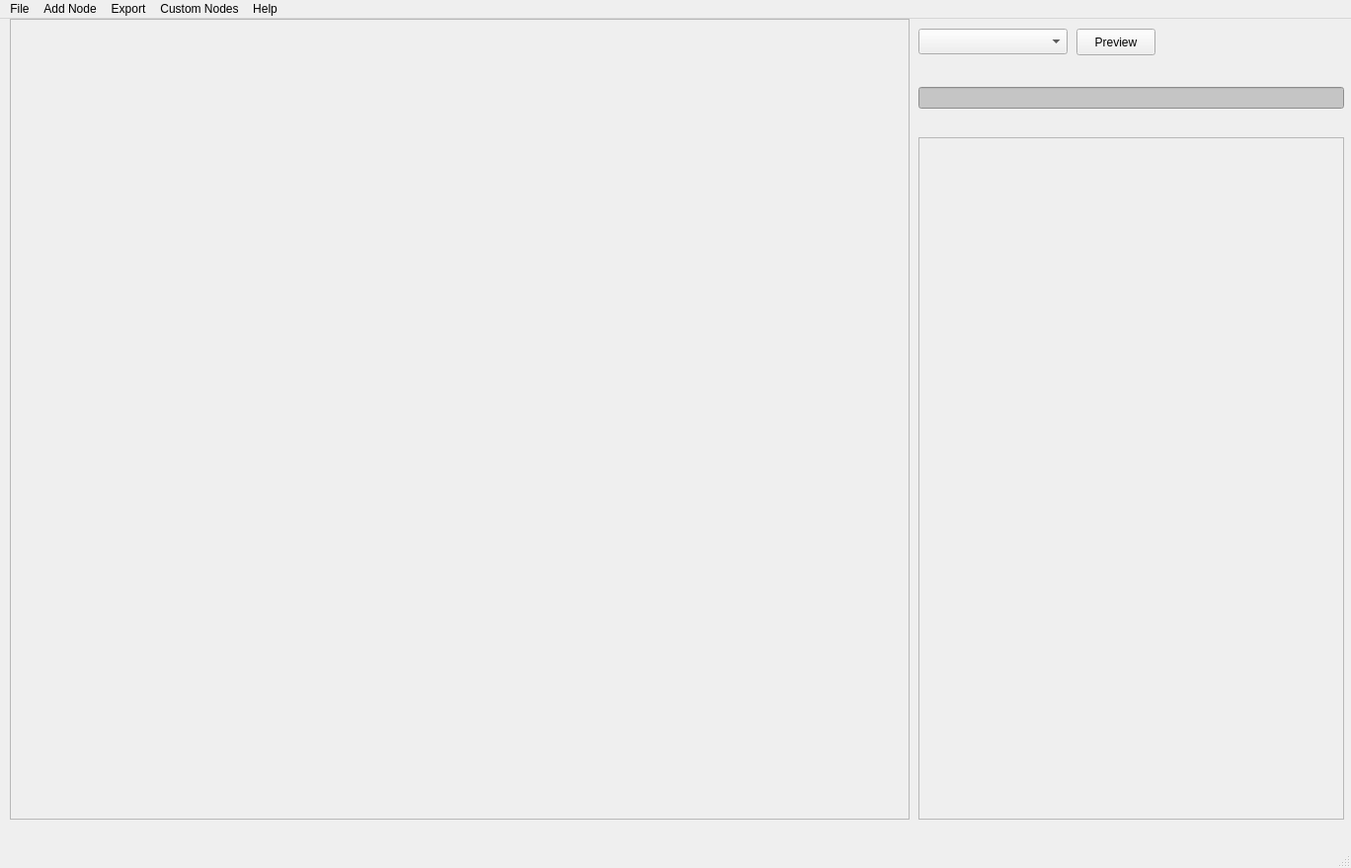
<?xml version="1.0" encoding="UTF-8"?>
<ui version="4.0">
 <class>main_window</class>
 <widget class="QMainWindow" name="main_window">
  <property name="geometry">
   <rect>
    <x>0</x>
    <y>0</y>
    <width>1368</width>
    <height>879</height>
   </rect>
  </property>
  <property name="windowTitle">
   <string>OpenShadingEditor</string>
  </property>
  <property name="styleSheet">
   <string notr="true"/>
  </property>
  <property name="animated">
   <bool>false</bool>
  </property>
  <property name="documentMode">
   <bool>false</bool>
  </property>
  <widget class="QWidget" name="centralwidget">
   <widget class="QScrollArea" name="attrPanel_scrollArea">
    <property name="geometry">
     <rect>
      <x>930</x>
      <y>120</y>
      <width>431</width>
      <height>691</height>
     </rect>
    </property>
    <property name="styleSheet">
     <string notr="true">font: 9pt &quot;Sans Serif&quot;;</string>
    </property>
    <property name="widgetResizable">
     <bool>true</bool>
    </property>
    <widget class="QWidget" name="scrollAreaWidgetContents">
     <property name="geometry">
      <rect>
       <x>0</x>
       <y>0</y>
       <width>429</width>
       <height>689</height>
      </rect>
     </property>
    </widget>
   </widget>
   <widget class="QScrollArea" name="nodeGraph_scrollArea">
    <property name="geometry">
     <rect>
      <x>10</x>
      <y>0</y>
      <width>911</width>
      <height>811</height>
     </rect>
    </property>
    <property name="widgetResizable">
     <bool>true</bool>
    </property>
    <widget class="QWidget" name="scrollAreaWidgetContents_2">
     <property name="geometry">
      <rect>
       <x>0</x>
       <y>0</y>
       <width>909</width>
       <height>809</height>
      </rect>
     </property>
    </widget>
   </widget>
   <widget class="QWidget" name="verticalLayoutWidget">
    <property name="geometry">
     <rect>
      <x>930</x>
      <y>50</y>
      <width>431</width>
      <height>61</height>
     </rect>
    </property>
    <layout class="QVBoxLayout" name="Attr_panel_verticalLayout">
     <property name="sizeConstraint">
      <enum>QLayout::SetNoConstraint</enum>
     </property>
     <item>
      <widget class="QLineEdit" name="nodeName_lineEdit">
       <property name="autoFillBackground">
        <bool>false</bool>
       </property>
       <property name="styleSheet">
        <string notr="true">background-color: rgb(197, 197, 197);</string>
       </property>
       <property name="readOnly">
        <bool>true</bool>
       </property>
      </widget>
     </item>
    </layout>
   </widget>
   <widget class="QComboBox" name="preview_comboBox">
    <property name="geometry">
     <rect>
      <x>930</x>
      <y>10</y>
      <width>151</width>
      <height>26</height>
     </rect>
    </property>
   </widget>
   <widget class="QPushButton" name="preview_pushButton">
    <property name="geometry">
     <rect>
      <x>1090</x>
      <y>10</y>
      <width>80</width>
      <height>27</height>
     </rect>
    </property>
    <property name="text">
     <string>Preview</string>
    </property>
   </widget>
  </widget>
  <widget class="QMenuBar" name="menubar">
   <property name="geometry">
    <rect>
     <x>0</x>
     <y>0</y>
     <width>1368</width>
     <height>26</height>
    </rect>
   </property>
   <widget class="QMenu" name="menu_addnode">
    <property name="title">
     <string>Add Node</string>
    </property>
   </widget>
   <widget class="QMenu" name="menuExport">
    <property name="title">
     <string>Export</string>
    </property>
    <addaction name="actionPreview"/>
   </widget>
   <widget class="QMenu" name="menuCustom_Nodes">
    <property name="title">
     <string>Custom Nodes</string>
    </property>
    <addaction name="separator"/>
   </widget>
   <widget class="QMenu" name="menuHelp">
    <property name="title">
     <string>Help</string>
    </property>
    <addaction name="actionWiki"/>
    <addaction name="actionAbout"/>
   </widget>
   <widget class="QMenu" name="menuFile">
    <property name="title">
     <string>File</string>
    </property>
    <addaction name="actionSave"/>
    <addaction name="actionOpenJson"/>
   </widget>
   <addaction name="menuFile"/>
   <addaction name="menu_addnode"/>
   <addaction name="menuExport"/>
   <addaction name="menuCustom_Nodes"/>
   <addaction name="menuHelp"/>
  </widget>
  <widget class="QStatusBar" name="statusbar"/>
  <action name="actionOpen">
   <property name="text">
    <string>Open</string>
   </property>
  </action>
  <action name="actionExit">
   <property name="text">
    <string>Exit</string>
   </property>
  </action>
  <action name="actionSettings">
   <property name="text">
    <string>Settings</string>
   </property>
  </action>
  <action name="actionPreview">
   <property name="text">
    <string>Preview</string>
   </property>
  </action>
  <action name="actionRIS_OSL">
   <property name="text">
    <string>RIS OSL</string>
   </property>
  </action>
  <action name="actionWiki">
   <property name="text">
    <string>Wiki</string>
   </property>
  </action>
  <action name="actionAbout">
   <property name="text">
    <string>Help</string>
   </property>
  </action>
  <action name="actionSave">
   <property name="text">
    <string>Save</string>
   </property>
  </action>
  <action name="actionOpenJson">
   <property name="text">
    <string>Open</string>
   </property>
  </action>
 </widget>
 <resources/>
 <connections/>
</ui>
